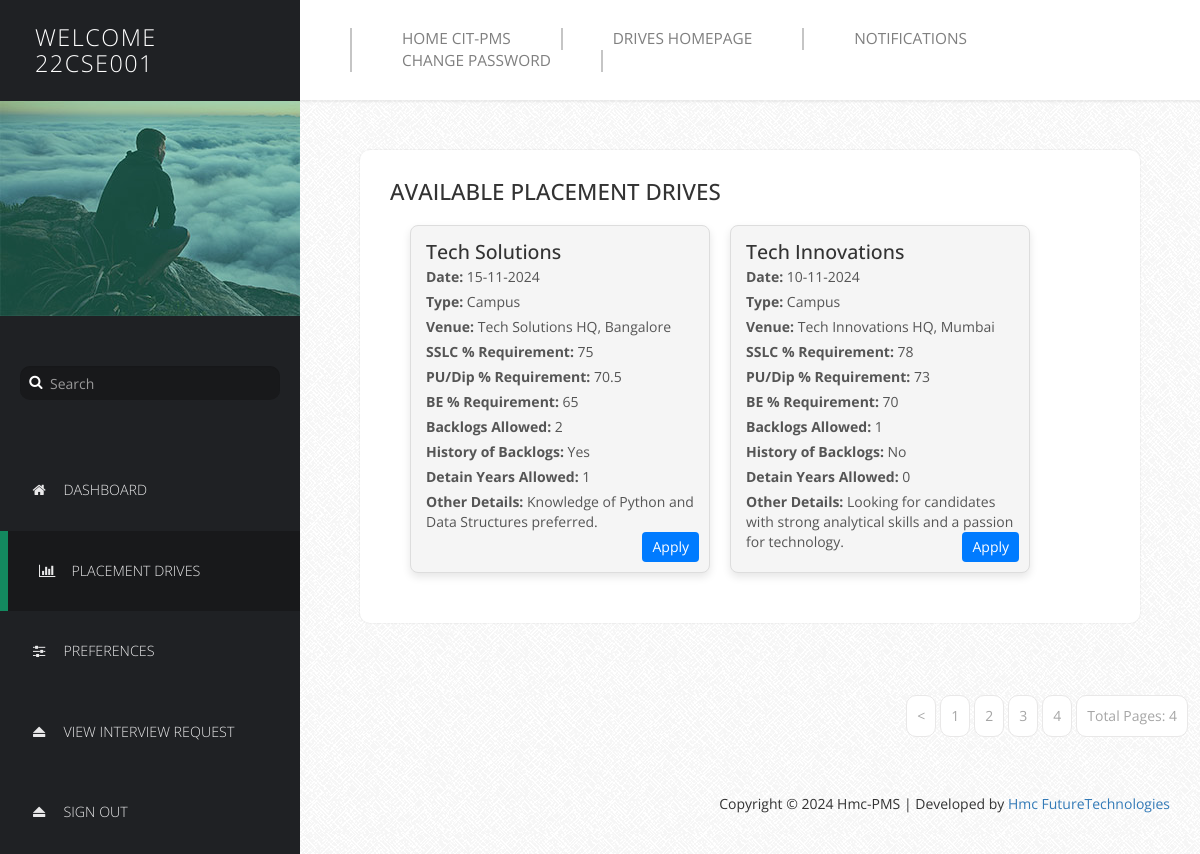
The app's page /Profilers/SProfile/placement_drives.php?page=4 (signed in) with its own data.
### tables this page shows
CREATE TABLE IF NOT EXISTS `addpdrive` (
  `CompanyName` varchar(255) NOT NULL,
  `Date` date NOT NULL,
  `C/P` tinyint(1) NOT NULL DEFAULT '0',
  `PVenue` varchar(255) NOT NULL,
  `SSLC` float NOT NULL,
  `PU/Dip` float NOT NULL,
  `BE` float NOT NULL,
  `Backlogs` int(11) NOT NULL,
  `HofBacklogs` tinyint(1) NOT NULL,
  `DetainYears` int(11) NOT NULL,
  `ODetails` text,
  PRIMARY KEY (`CompanyName`,`Date`)
);

### Profilers/SProfile/placement_drives.php (the view, shortened to what this page needs)
<?php
$servername = "localhost";
$username = "harsh";
$password = "harsh2005";
$dbname = "placement";
$conn = new mysqli($servername, $username, $password, $dbname);
$num_rec_per_page = 6;
$page = isset($_GET['page']) ? (int) $_GET['page'] : 1;
$start_from = ($page - 1) * $num_rec_per_page;
$sql = "SELECT * FROM addpdrive ORDER BY Date DESC LIMIT $start_from, $num_rec_per_page";
$result = $conn->query($sql);
$stmt = $conn->prepare("SELECT COUNT(*) FROM addpdrive");
$stmt->execute();
$total_records = $stmt->get_result()->fetch_row()[0];
$total_pages = ceil($total_records / $num_rec_per_page);
?>
<!DOCTYPE html>
<html lang="en">
<head>
    <link href="css/font-awesome.min.css" rel="stylesheet">
    <link href="css/bootstrap.min.css" rel="stylesheet">
    <link href="css/templatemo-style.css" rel="stylesheet">
</head>
<body>
    <div class="templatemo-flex-row">
        <div class="templatemo-sidebar">
            <header class="templatemo-site-header">
                <?php
                $Welcome = "Welcome";
                echo "<h1>" . $Welcome . "<br>" . $_SESSION['username'] . "</h1>";
                ?>
            </header>
            <div class="profile-photo-container">
                <img src="images/profile-photo.jpg" alt="Profile Photo" class="img-responsive">
                <div class="profile-photo-overlay"></div>
            </div>
            <form class="templatemo-search-form" role="search">
                <div class="input-group">
                    <button type="submit" class="fa fa-search"></button>
                    <input type="text" class="form-control" placeholder="Search" name="srch-term" id="srch-term">
                </div>
            </form>
            <nav class="templatemo-left-nav">
                <ul>
                    <li>
                        <a href="login.php" ><i class="fa fa-home fa-fw"></i>Dashboard</a>
                    </li>
                    <li>
                        <a href="placement_drives.php" class="active"><i class="fa fa-bar-chart fa-fw"></i>Placement Drives</a>
                    </li>
                    <li>
                        <a href="preferences.php"><i class="fa fa-sliders fa-fw"></i>Preferences</a>
                    </li>
                    <li>
              <a href="viewintr.php"><i class="fa fa-eject fa-fw"></i>View Interview Request</a>
            </li>
                    <li>
                        <a href="logout.php"><i class="fa fa-eject fa-fw"></i>Sign Out</a>
                    </li>
                </ul>
            </nav>
        </div>
        <div class="templatemo-content col-1 light-gray-bg">
            <div class="templatemo-top-nav-container">
                <div class="row">
                    <nav class="templatemo-top-nav col-lg-12 col-md-12">
                        <ul class="text-uppercase">
                            <li>
                                <a href="../../Homepage/index.php">Home CIT-PMS</a>
                            </li>
                            <li>
                                <a href="../../Drives/index.php">Drives Homepage</a>
                            </li>
                            <li>
                                <a href="Notif.php">Notifications</a>
                            </li>
                            <li>
                                <a href="Change Password.php">Change Password</a>
                            </li>
                        </ul>
                    </nav>
                </div>
            </div>
            <div class="templatemo-content-container">
                <div class="templatemo-content-widget white-bg">
                    <header>
                        <h2 class="text-uppercase">Available Placement Drives</h2>
                    </header>
                    <div class="drive-container">
                        <?php
                       if ($result->num_rows > 0) {
                        while ($row = $result->fetch_assoc()) {
                            echo '<div class="drive-card">';
                            echo '<h3>' . htmlspecialchars($row['CompanyName']) . '</h3>';
                            $date = new DateTime($row['Date']);
                            echo '<p><strong>Date:</strong> ' . htmlspecialchars($date->format('d-m-Y')) . '</p>';
                            echo '<p><strong>Type:</strong> ' . ($row['C/P'] ? "Campus" : "Pool") . '</p>';
                            echo '<p><strong>Venue:</strong> ' . htmlspecialchars($row['PVenue']) . '</p>';
                            echo '<p><strong>SSLC % Requirement:</strong> ' . htmlspecialchars($row['SSLC']) . '</p>';
                            echo '<p><strong>PU/Dip % Requirement:</strong> ' . htmlspecialchars($row['PU/Dip']) . '</p>';
                            echo '<p><strong>BE % Requirement:</strong> ' . htmlspecialchars($row['BE']) . '</p>';
                            echo '<p><strong>Backlogs Allowed:</strong> ' . htmlspecialchars($row['Backlogs']) . '</p>';
                            echo '<p><strong>History of Backlogs:</strong> ' . ($row['HofBacklogs'] ? "Yes" : "No") . '</p>';
                            echo '<p><strong>Detain Years Allowed:</strong> ' . htmlspecialchars($row['DetainYears']) . '</p>';
                            if (!empty($row['ODetails'])) {
                                echo '<p><strong>Other Details:</strong> ' . htmlspecialchars($row['ODetails']) . '</p>';
                            }
                            echo '<a href="apply.php?company=' . urlencode($row['CompanyName']) . '&date=' . urlencode($row['Date']) . '" class="apply-btn">Apply</a>';
                            echo '</div>';
                        }
                    } else {
                        echo "<p>No drives available at the moment.</p>";
                    }
                        ?>
                    </div>
                </div>
            </div>
            <div class="pagination-wrap">
                <ul class="pagination">
                    <?php if ($page > 1): ?>
                        <li><a href='placement_drives.php?page=<?php echo $page - 1; ?>'>&lt;</a></li>
                    <?php endif; ?>
                    <?php for ($i = 1; $i <= $total_pages; $i++): ?>
                        <li>
                            <a href='placement_drives.php?page=<?php echo $i; ?>' <?php if ($i == $page)
                                   echo "class='active'"; ?>><?php echo $i; ?></a>
                        </li>
                    <?php endfor; ?>
                    <li><a>Total Pages: <?php echo $total_pages; ?></a></li>
                </ul>
            </div>
            <footer class="text-right">
                <footer class="text-right">
                    <p>Copyright &copy; 2024 Hmc-PMS | Developed by
                        <a href="#" target="_parent">Hmc FutureTechnologies</a>
                    </p>
                </footer>
        </div>
    </div>
</body>
</html>

### Profilers/SProfile/css/templatemo-style.css (style rules this page uses)
* { font-family: 'Open Sans', sans-serif; }
body { font-size: 13px; }
body, .templatemo-left-nav { background: #1f2124; }
h1, h2, h3 { margin: 0; }
h2 { font-size: 1.6em; }
h3 { color: #7f7f7f; font-size: 1.4em; }
ul { list-style-type: none; margin: 0; padding: 0; }
nav li { font-size: 1.1em; list-style: none; text-transform: uppercase; }
.white-bg { background-color: white; }
.light-gray-bg { font-family:"Trebuchet MS", "Myriad Pro", Arial, sans-serif; font-size:14px; background:#f4f4f4 url(../images/bg.png) repeat top left; color:#333; overflow-y:scroll; }
footer { padding: 15px; }
.templatemo-sidebar { width: 300px; }
.templatemo-site-header { margin: 25px 30px; }
.templatemo-site-header h1 { color: white; display: inline-block; font-size: 1.8em; font-weight: 300; letter-spacing: 1.5px; margin: 0 5px; text-transform: uppercase; vertical-align: middle; }
.profile-photo-container { position: relative; }
.profile-photo-overlay { background-color: rgba(4, 152, 114, 0.35); position: absolute; top: 0; left: 0; width: 100%; height: 100%; transition: all 0.3s ease; }
.templatemo-search-form { font-size: 1.1em; margin: 50px 20px; }
.templatemo-search-form .input-group { width: 100%; }
.templatemo-search-form .input-group .form-control { background-color: #18191b; border: none; border-radius: 10px; color: #DDD; padding-left: 30px; }
.templatemo-search-form .input-group { position: relative; }
.fa-search { height:32px; width:32px; border: none; cursor: pointer; color:white; background:transparent; position:absolute; top: 0; left: 0; z-index: 100; }
.templatemo-left-nav li { font-weight: 300; }
.templatemo-left-nav a.active, .templatemo-left-nav a:hover { background: #18191b; border-left: 8px solid #13895F; }
.templatemo-left-nav a { color: #e9e9ea; display: block; padding: 30px; transition: all 0.3s ease; }
.templatemo-left-nav .fa { margin-right: 15px; }
.templatemo-top-nav-container { background-color: white; padding: 28px 50px; box-shadow: 0px 0px 2px 2px rgba(161, 159, 159, 0.18); }
.templatemo-top-nav li { float: left; list-style: none; }
.templatemo-top-nav a { color: #7f7f7f; display: block; padding: 0 50px; border-left: 2px solid #c5c5c5; }
.templatemo-top-nav li:last-child a { border-right: 2px solid #c5c5c5; }
.templatemo-content { margin-top: 0px; min-height: 600px; padding: 0; overflow-x: hidden; }
.templatemo-content-container { padding: 40px 50px; }
.templatemo-flex-row { display: -webkit-flex; display: -ms-flexbox; display: flex; }
.col-1 { -webkit-flex: 1; -ms-flex: 1; flex: 1; }
.templatemo-content-widget { border-radius: 10px; padding: 30px; position: relative; margin: 10px; box-shadow: 0px 0px 1px 1px rgba(161, 159, 159, 0.1); }
.pagination-wrap { margin-right: 10px; text-align: right; }
.pagination>li>a { border-color: #E9E8E8; color: #a6a6a6; margin: 2px; padding: 10px; }
.pagination>li>a, .pagination>li:first-child>a, .pagination>li:last-child>a { border-radius: 10px; }
@media only screen and (min-width: 768px) { .templatemo-left-nav { display: block !important; } }

### Profilers/SProfile/placement_drives.php (style rules this page uses)
.drive-container { display: flex; flex-wrap: wrap; gap: 20px; padding: 20px; }
.drive-card { background-color: #f5f5f5; border: 1px solid #ddd; padding: 15px; width: 100%; max-width: 300px; border-radius: 8px; box-shadow: 0 4px 8px rgba(0, 0, 0, 0.1); position: relative; }
.drive-card h3 { margin-top: 0; color: #333; }
.drive-card p { margin: 5px 0; color: #555; }
.apply-btn { position: absolute; bottom: 10px; right: 10px; padding: 5px 10px; color: #fff; background-color: #007bff; border: none; border-radius: 4px; cursor: pointer; text-decoration: none; }

### records on screen
addpdrive: CompanyName "Tech Solutions", Date "15-11-2024", C/P "Campus", PVenue "Tech Solutions HQ, Bangalore", SSLC "75", value "70.5", BE "65", Backlogs "2", HofBacklogs "Yes", DetainYears "1", ODetails "Knowledge of Python and Data Structures preferred."
addpdrive: CompanyName "Tech Innovations", Date "10-11-2024", C/P "Campus", PVenue "Tech Innovations HQ, Mumbai", SSLC "78", value "73", BE "70", Backlogs "1", HofBacklogs "No", DetainYears "0", ODetails "Looking for candidates with strong analytical skills and a passion for technology."

### other values on screen
$Welcome "WELCOME"
$_SESSION['username'] "22CSE001"
$total_pages "4"
